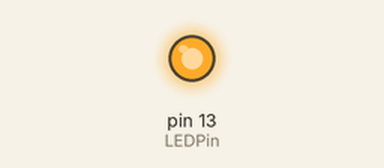
Bench run of a sketch on a simulated Arduino Uno, built with avr-gcc and run on an emulated ATmega328P. Parts: output pins drawn as LEDs (lit = HIGH). Random numbers use the default seed unless the sketch sets one.

Above: at 0.23 s.
At 38.8 s:
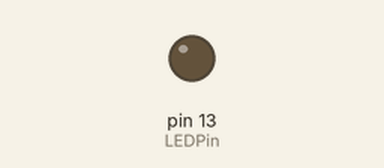
Timing chart, 0 to 40.0 s (numbered marks = the images above):
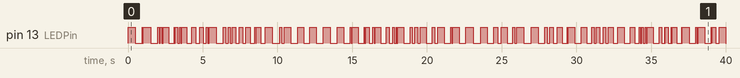

The sketch:

LED.ino
```cpp
int LEDPin = 13;
int mini = 5;
int maxi = 500;
int randNumber;
void setup()
{
  pinMode(LEDPin,OUTPUT);
}

void loop()
{
  randNumber = random(mini, maxi);
  digitalWrite( LEDPin , HIGH );
  delay( randNumber );
  digitalWrite(LEDPin , LOW);
  delay( randNumber );
}
```
